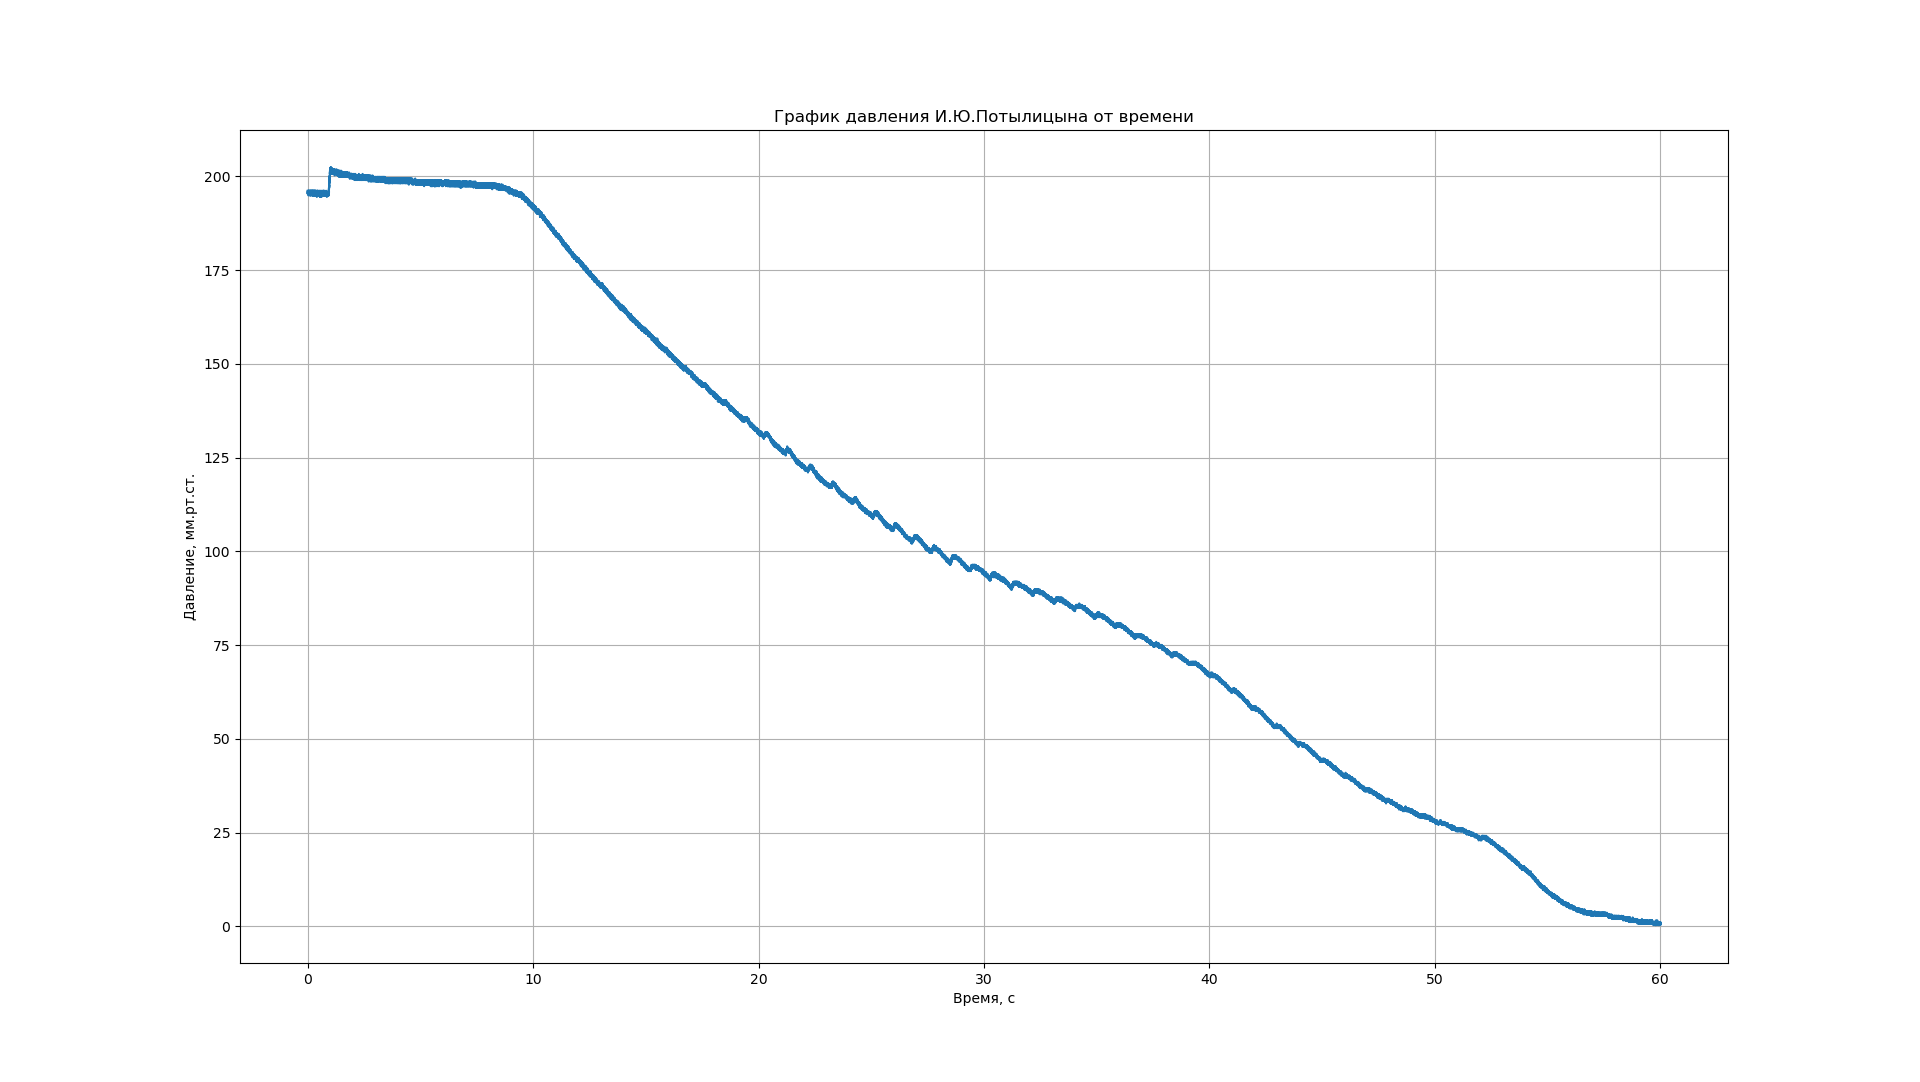

Reproduce this figure in Python.
import matplotlib.pyplot as plt

f = open('Потылицын.csv')
r = f.readlines()
r = r[1:]
r = [i.split(',') for i in r]
times = [float(r[i][0]) for i in range(len(r))]
voltages = [float(r[i][1]) for i in range(len(r))]

k = 0.011892017224655166
b = 0.16239994826454973

pressures = [(i-b)/k for i in voltages]

plt.plot(times, pressures)

plt.title('График давления И.Ю.Потылицына от времени')
plt.grid()
plt.xlabel('Время, с')
plt.ylabel('Давление, мм.рт.ст.')
plt.show()
